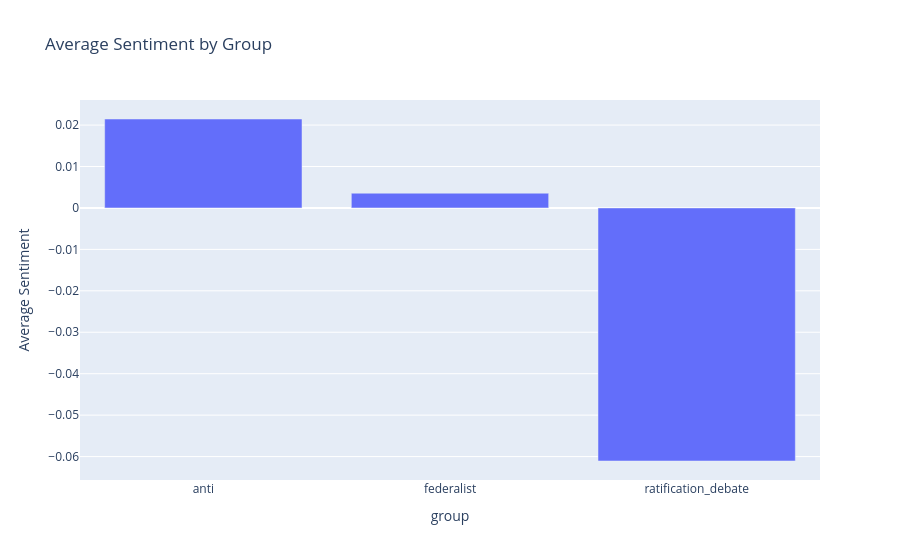

The notebook cell saved with this chart:
### Markdown cell above
## Sentiment Plot

### Code cell
# ----------------------------
# 1. Bar chart (group averages)
# ----------------------------

group_sent = DOC_SENT.groupby('group')['sent_mean'].mean().reset_index()

fig = px.bar(
    group_sent,
    x='group',
    y='sent_mean',
    title='Average Sentiment by Group',
    labels={'sent_mean': 'Average Sentiment'}
)

fig.show()

### Figure 1 — Plotly figure (JSON) as saved in the notebook; plotly's stock layout.template omitted (floating-point values rounded to 4 significant figures)
{"data": [{"hovertemplate": "group=%{x}<br>Average Sentiment=%{y}<extra></extra>", "legendgroup": "", "marker": {"color": "#636efa", "pattern": {"shape": ""}}, "name": "", "orientation": "v", "showlegend": false, "textposition": "auto", "type": "bar", "x": ["anti", "federalist", "ratification_debate"], "xaxis": "x", "y": [0.02147, 0.003559, -0.06107], "yaxis": "y"}], "layout": {"barmode": "relative", "legend": {"tracegroupgap": 0}, "title": {"text": "Average Sentiment by Group"}, "xaxis": {"anchor": "y", "domain": [0, 1], "title": {"text": "group"}}, "yaxis": {"anchor": "x", "domain": [0, 1], "title": {"text": "Average Sentiment"}}}}
